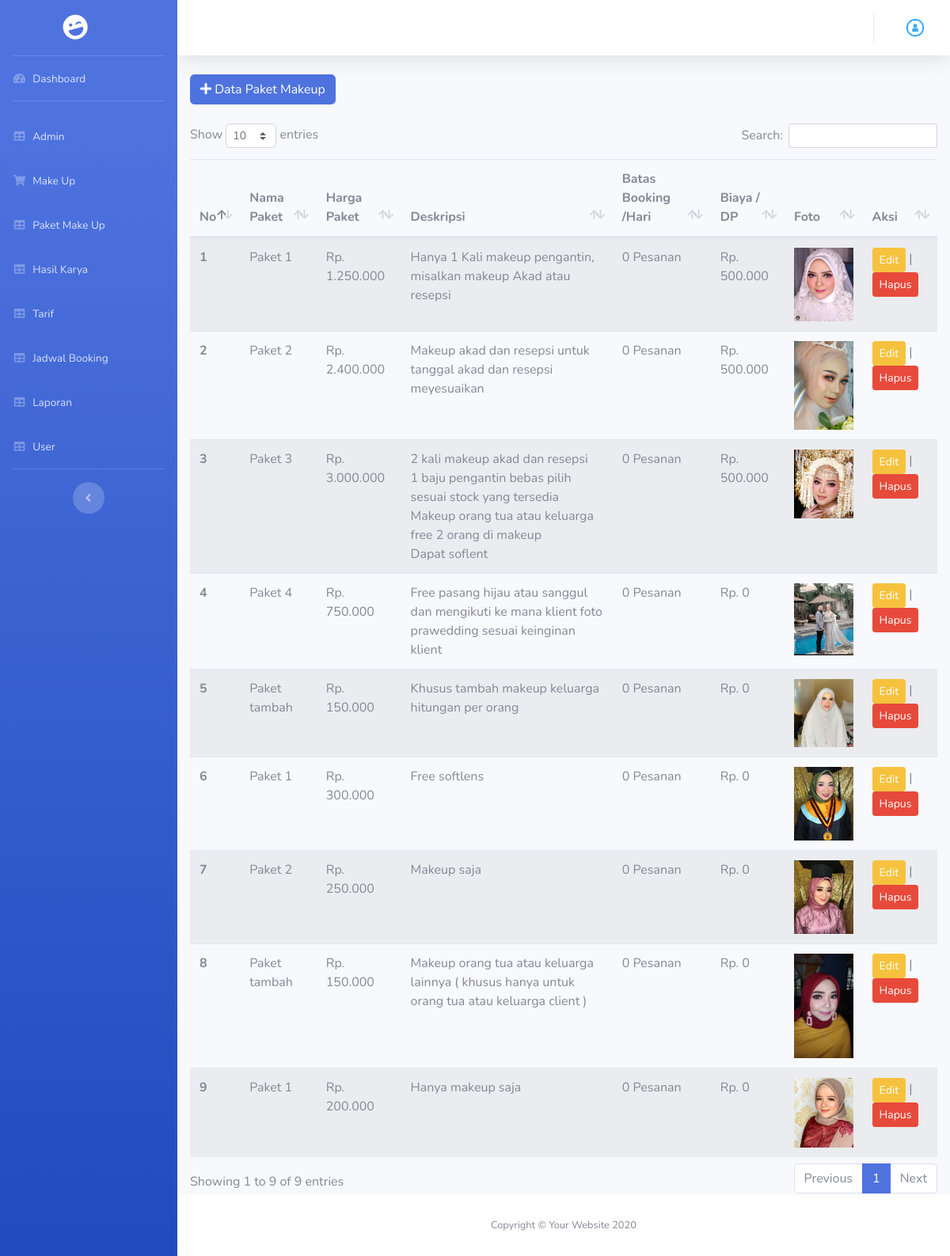
The app's page /index.php/admin/paket_makeup, older data.
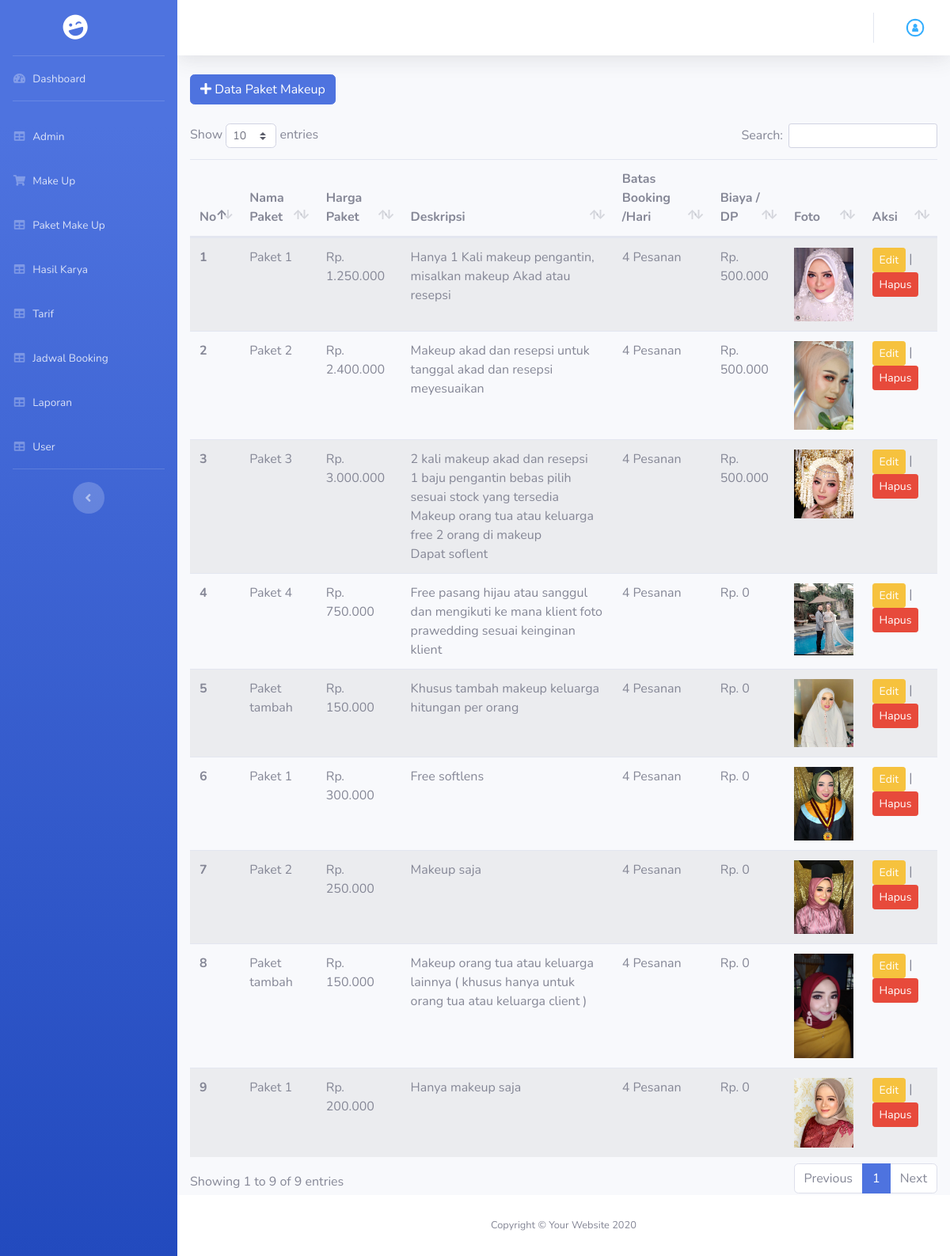
The same page, newer data.
### tables this page shows
CREATE TABLE `tb_paket_makeup` (
  `id_paket` int(11) NOT NULL AUTO_INCREMENT,
  `id_makeup` int(11) NOT NULL,
  `nm_paket` varchar(100) NOT NULL,
  `harga_paket` int(11) NOT NULL,
  `deskripsi` text,
  `batas_booking_per_hari` int(11) NOT NULL,
  `biaya_dp` int(11) NOT NULL,
  `foto` text NOT NULL,
  PRIMARY KEY (`id_paket`)
);

### application/core/MY_Controller.php (called while the page is built, shortened)
<?php
class MY_Controller extends CI_Controller
{
	public function view_backend($view, $data = null)
	{
		$this->load->view('admin/templateBackend/header');
		$this->load->view('admin/templateBackend/sidebar');
		$this->load->view($view, $data);
		$this->load->view('admin/templateBackend/footer');
	}
}

### application/controllers/admin/Paket_Makeup.php (called while the page is built, shortened)
<?php
class Paket_Makeup extends MY_Controller
{
  public function index()
  {
    $data['paket_makeup'] = $this->paketMakeupModel->getAll();
    $data['makeup'] = $this->makeupModel->getAll();
    $this->view_backend('admin/paket_makeup/paket_makeup', $data);
  }
}

### index.php (called while the page is built, shortened)
<?php
require_once BASEPATH.'core/CodeIgniter.php';

### application/models/Backend/Paket_Makeup_Model.php (called while the page is built, shortened)
<?php defined('BASEPATH') or exit('No direct script access allowed');
class Paket_Makeup_Model extends CI_Model
{
	public function getAll()
	{
		return $this->db->query("Select
        tb_paket_makeup.id_paket,
        tb_paket_makeup.id_makeup,
        tb_paket_makeup.nm_paket,
        tb_paket_makeup.harga_paket,
        tb_paket_makeup.deskripsi,
        tb_paket_makeup.biaya_dp,
        tb_paket_makeup.foto,
        tb_paket_makeup.batas_booking_per_hari,
        tb_makeup.nm_makeup
    From
        tb_paket_makeup Left Join
        tb_makeup On tb_paket_makeup.id_makeup = tb_makeup.id_makeup")->result();
	}
}

### application/views/admin/paket_makeup/paket_makeup.php (the view, shortened to what this page needs)
<section class="mt-3 mr-3 ml-3">
    <div class="mb-4">
        <button data-toggle="modal" data-target="#tambah" class="btn btn-primary"><i class="fas fa-plus"></i> Data Paket Makeup</button>
    </div>
    <table class="table table-striped" id="dataTable">
        <thead>
            <tr>
                <th scope="col">No</th>
                <th scope="col">Nama Paket</th>
                <th scope="col">Harga Paket</th>
                <th scope="col">Deskripsi</th>
                <th scope="col">Batas Booking /Hari</th>
                <th scope="col">Biaya / DP</th>
                <th scope="col">Foto</th>
                <th scope="col">Aksi</th>
            </tr>
        </thead>
        <tbody>
            <?php foreach ($paket_makeup as $no => $pm) : ?>
                <tr>
                    <th scope="row"><?php echo $no + 1; ?></th>
                    <td><?php echo $pm->nm_paket ?></td>
                    <td>Rp. <?php echo number_format($pm->harga_paket, '0', ',', '.') ?></td>
                    <td><?php echo $pm->deskripsi ?></td>
                    <td><?php echo $pm->batas_booking_per_hari ?> Pesanan</td>
                    <td>Rp. <?php echo number_format($pm->biaya_dp, '0', ',', '.') ?></td>
                    <td><img src="<?php echo base_url() . './assets/upload/' . $pm->foto ?>" alt="" class="img-fluid" style="width: 150px;"></td>
                    <td style="width: 10%;"><a href="<?php echo base_url('admin/paket_edit/') . $pm->id_paket ?>" class="btn btn-sm btn-warning">Edit</a> | <a href="<?php echo base_url('admin/paket_hapus/') . $pm->id_paket ?>" class="btn btn-sm btn-danger">Hapus</a></td>
                </tr>
            <?php endforeach; ?>
        </tbody>
    </table>
</section>

### application/views/admin/templateBackend/header.php (shortened to what this page needs)
<!DOCTYPE html>
<html lang="en">
<head>
	<link href="<?= base_url('assets/assetsbe') ?>/vendor/fontawesome-free/css/all.min.css" rel="stylesheet" type="text/css">
	<link href="<?= base_url('assets/assetsbe') ?>/css/sb-admin-2.min.css" rel="stylesheet">
	<link href="<?= base_url('assets/assetsbe') ?>/vendor/datatables/dataTables.bootstrap4.min.css" rel="stylesheet">
</head>
<body id="page-top">

### application/views/admin/templateBackend/sidebar.php (shortened to what this page needs)
<div id="wrapper">
	<ul class="navbar-nav bg-gradient-primary sidebar sidebar-dark accordion" id="accordionSidebar">
		<a class="sidebar-brand d-flex align-items-center justify-content-center" href="index.html">
			<div class="sidebar-brand-icon rotate-n-15">
				<i class="fas fa-laugh-wink"></i>
			</div>
		</a>
		<hr class="sidebar-divider my-0">
		<li class="nav-item">
			<a class="nav-link" href="<?php echo base_url('admin') ?>">
				<i class="fas fa-fw fa-tachometer-alt"></i>
				<span>Dashboard</span></a>
		</li>
		<hr class="sidebar-divider">
		<li class="nav-item">
			<a class="nav-link" href="<?php echo base_url('admin/data') ?>">
				<i class="fas fa-fw fa-table"></i>
				<span>Admin </span></a>
		</li>
		<li class="nav-item">
			<a class="nav-link" href="<?php echo base_url('admin/makeup') ?>">
				<i class="fas fa-fw fa-shopping-cart"></i>
				<span>Make Up </span></a>
		</li>
		<li class="nav-item">
			<a class="nav-link" href="<?php echo base_url('admin/paket') ?>">
				<i class="fas fa-fw fa-table"></i>
				<span>Paket Make Up</span></a>
		</li>
		<li class="nav-item">
			<a class="nav-link" href="<?php echo base_url('admin/karya') ?>">
				<i class="fas fa-fw fa-table"></i>
				<span>Hasil Karya</span></a>
		</li>
		<li class="nav-item">
			<a class="nav-link" href="<?php echo base_url('admin/tarif') ?>">
				<i class="fas fa-fw fa-table"></i>
				<span>Tarif</span></a>
		</li>
		<li class="nav-item">
			<a class="nav-link" href="<?php echo base_url('admin/booking') ?>">
				<i class="fas fa-fw fa-table"></i>
				<span>Jadwal Booking</span></a>
		</li>
		<li class="nav-item">
			<a class="nav-link" href="<?php echo base_url('admin/laporan') ?>">
				<i class="fas fa-fw fa-table"></i>
				<span>Laporan</span></a>
		</li>
		<li class="nav-item">
			<a class="nav-link" href="<?php echo base_url('admin/user') ?>">
				<i class="fas fa-fw fa-table"></i>
				<span>User</span></a>
		</li>
		<hr class="sidebar-divider d-none d-md-block">
		<div class="text-center d-none d-md-inline">
			<button class="rounded-circle border-0" id="sidebarToggle"></button>
		</div>
	</ul>
	<div id="content-wrapper" class="d-flex flex-column">
		<div id="content">
			<nav class="navbar navbar-expand navbar-light bg-white topbar mb-4 static-top shadow">
				<ul class="navbar-nav ml-auto">
					<li class="nav-item dropdown no-arrow">
						<a class="nav-link dropdown-toggle" href="#" id="userDropdown" role="button" data-toggle="dropdown" aria-haspopup="true" aria-expanded="false">
							<img class="img-profile rounded-circle" src="<?php echo base_url('assets/upload/icon.jpg') ?>">
						</a>
					</li>
				</ul>
			</nav>

### application/views/admin/templateBackend/footer.php (shortened to what this page needs)
</div>
<footer class="sticky-footer bg-white">
	<div class="container my-auto">
		<div class="copyright text-center my-auto">
			<span>Copyright &copy; Your Website 2020</span>
		</div>
	</div>
</footer>
</div>
</div>
</body>
</html>

Row changes from the older to the newer data that the page shows:
changed tb_paket_makeup "Hanya 1 Kali makeup pengantin, misalkan makeup Akad atau resepsi": batas_booking_per_hari "0" → "4"
changed tb_paket_makeup "Makeup akad dan resepsi untuk tanggal akad dan resepsi meyesuaikan": batas_booking_per_hari "0" → "4"
changed tb_paket_makeup "Paket 3": batas_booking_per_hari "0" → "4"
changed tb_paket_makeup "Paket 4": batas_booking_per_hari "0" → "4"
changed tb_paket_makeup "Khusus tambah makeup keluarga hitungan per orang": batas_booking_per_hari "0" → "4"
changed tb_paket_makeup "Free softlens": batas_booking_per_hari "0" → "4"
changed tb_paket_makeup "Makeup saja": batas_booking_per_hari "0" → "4"
changed tb_paket_makeup (number 8 of 9 on the later page): batas_booking_per_hari "0" → "4"
changed tb_paket_makeup "Hanya makeup saja": batas_booking_per_hari "0" → "4"
